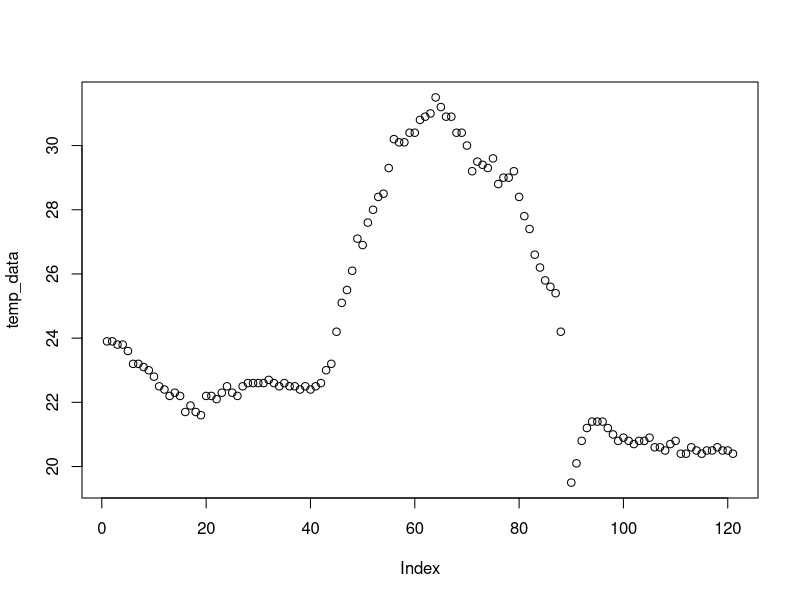

This chart was generated by the following R code:
## ---- chunk 1
knitr::opts_chunk$set(error = FALSE)
## ---- chunk 2
knitr::opts_chunk$set(echo = FALSE)
## ---- chunk 3
mydata <- read.csv(file = "Cekmekoy_Omerli_15min.txt", 
                   header = TRUE, 
                   sep = ";")
mydata
## ---- chunk 4
class(mydata)
str(mydata)
attributes(mydata)
## ---- chunk 5
temp_data <- mydata$temp
temp_data
## ---- chunk 6
print(min(temp_data))

which(temp_data==19.2) # which(temp_data==min(temp_data))
## ---- chunk 7

temp_data[89] <- NA

temp_data[which(temp_data==19.2)] <- NA

temp_data[which(temp_data==min(temp_data))] <- NA

print(temp_data)
## ---- chunk 8
plot(temp_data)
## ---- chunk 9
mydata$temp <- temp_data

mydata
## ---- chunk 10
write.csv(mydata, file = "new_data.csv")
## ---- chunk 11
x <- c(1,2,3)
mean(x)
## ---- chunk 12
(1+2+3) / 3
## ---- chunk 13
sample(c(1,6,32,7), size = 2)
